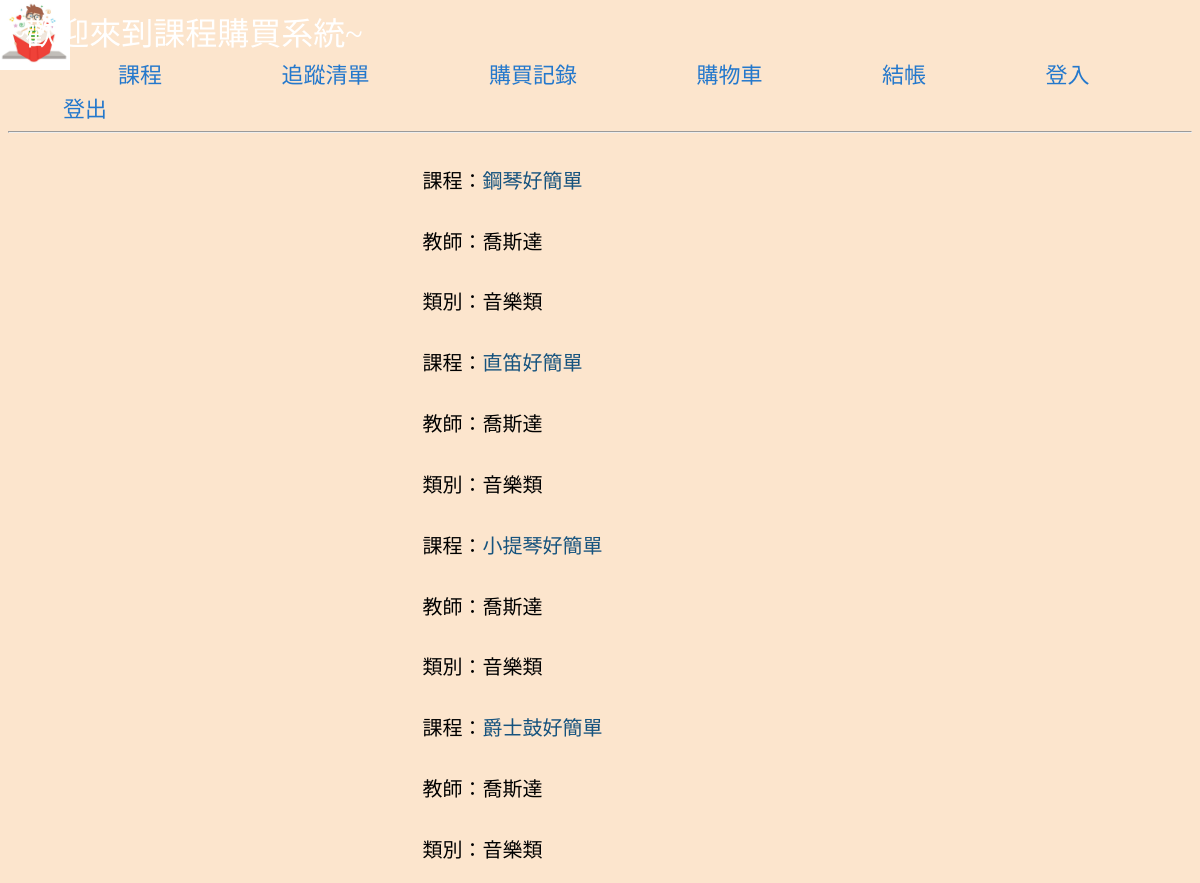
The page /class/detail.php?teacher=喬斯達 on the database its author committed.
### tables this page shows
create table class(
    id int auto_increment primary key, 
	class varchar(200) not null, 
	teacher varchar(200) not null,
    className varchar(200) not null

);

### class/detail.php (the view)
<?php require '../header.php'; ?>
<?php require 'menu.php'; ?>
<?php
$pdo=new PDO('mysql:host=localhost;dbname=class;charset=utf8', 'staff', '123');
$sql=$pdo->prepare('select * from class where teacher=?');
$sql->execute([$_REQUEST['teacher']]);
foreach ($sql->fetchAll() as $row) {
    $className=$row['className'];
    echo '<p>課程：','<a href="classdetail.php?Name=',$className, '">', $row['className'], '</a>';
    echo '<form action="cart-insert.php" method="post">';
    echo '<p>教師：', $row['teacher'], '</p>';
    echo '<p>類別：', $row['class'], '</p>';
    }
?>
<?php require '../footer.php'; ?>

### style.css (style rules this page uses)
body { background-color: #fce5cd; background-image: url(read.jpg); background-size: 70px 70px; background-repeat: no-repeat; background-position: top left; background-attachment: fixed; }
a { color: #16537e; text-decoration: none; }
p { font-size: 20px; padding-left: 35%; padding-top: 1%; }

### rows shown on the page
class: className "鋼琴好簡單", teacher "喬斯達", class "音樂類"
class: className "直笛好簡單", teacher "喬斯達", class "音樂類"
class: className "小提琴好簡單", teacher "喬斯達", class "音樂類"
class: className "爵士鼓好簡單", teacher "喬斯達", class "音樂類"
